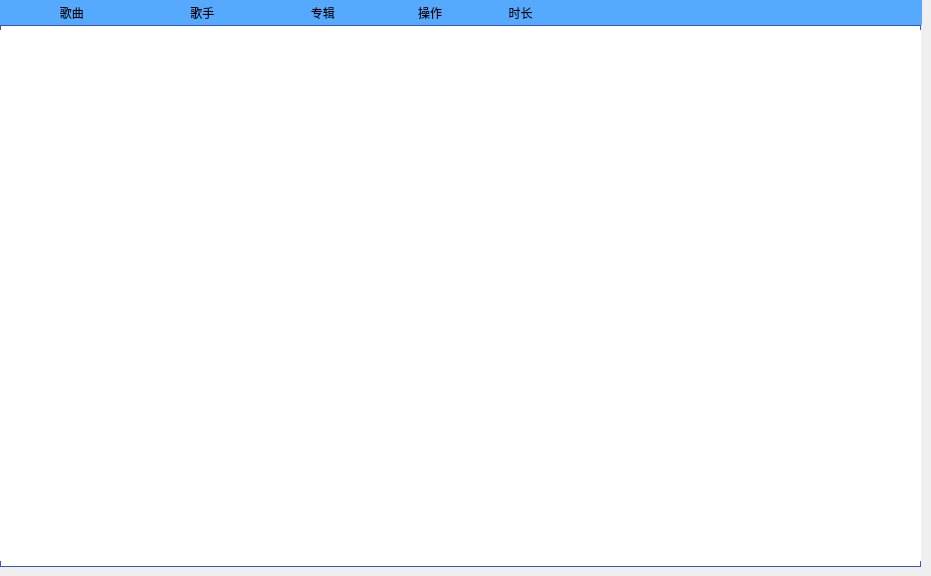
    <widget class="QWidget" name="page_2">
     <widget class="QTableWidget" name="tableWidget">
      <property name="geometry">
       <rect>
        <x>0</x>
        <y>25</y>
        <width>921</width>
        <height>542</height>
       </rect>
      </property>
      <property name="font">
       <font>
        <weight>75</weight>
        <bold>true</bold>
       </font>
      </property>
      <property name="contextMenuPolicy">
       <enum>Qt::DefaultContextMenu</enum>
      </property>
      <property name="styleSheet">
       <string notr="true">QTableWidget{
background-color: rgb(116, 116, 116);
background:rgba(255, 255, 255, 255);
border:1px solid rgb(53, 86, 195);
color: rgb(103, 103, 103);
}

/*底面*/
QTableWidget::item:selected{
background-color: rgb(116, 116, 116);
background: rgba(229, 229, 229,200);

}
/*选中*/



QHeaderView::section{
text-align:center;
background-color: rgb(25, 134, 189);
padding:3px;
margin:0px;
color: rgb(255, 255, 255);
border:1px solid rgba(229, 229, 229,50);
border-left-width:0;
}
/*表头*/
</string>
      </property>
      <property name="frameShadow">
       <enum>QFrame::Plain</enum>
      </property>
      <property name="lineWidth">
       <number>1</number>
      </property>
      <property name="rowCount">
       <number>0</number>
      </property>
      <attribute name="horizontalHeaderVisible">
       <bool>false</bool>
      </attribute>
      <attribute name="horizontalHeaderCascadingSectionResizes">
       <bool>true</bool>
      </attribute>
      <attribute name="horizontalHeaderDefaultSectionSize">
       <number>109</number>
      </attribute>
      <attribute name="horizontalHeaderHighlightSections">
       <bool>true</bool>
      </attribute>
      <attribute name="horizontalHeaderMinimumSectionSize">
       <number>25</number>
      </attribute>
      <attribute name="horizontalHeaderShowSortIndicator" stdset="0">
       <bool>true</bool>
      </attribute>
      <attribute name="horizontalHeaderStretchLastSection">
       <bool>true</bool>
      </attribute>
      <attribute name="verticalHeaderVisible">
       <bool>false</bool>
      </attribute>
      <column>
       <property name="text">
        <string>歌曲</string>
       </property>
      </column>
      <column>
       <property name="text">
        <string>歌手</string>
       </property>
      </column>
      <column>
       <property name="text">
        <string>专辑</string>
       </property>
      </column>
      <column>
       <property name="text">
        <string>操作</string>
       </property>
      </column>
      <column>
       <property name="text">
        <string>时长</string>
       </property>
      </column>
     </widget>
     <widget class="QLabel" name="label_29">
      <property name="geometry">
       <rect>
        <x>0</x>
        <y>0</y>
        <width>922</width>
        <height>25</height>
       </rect>
      </property>
      <property name="styleSheet">
       <string notr="true">background-color: rgb(85, 170, 255);</string>
      </property>
      <property name="text">
       <string>                  歌曲                                歌手                             专辑                         操作                    时长</string>
      </property>
     </widget>
     <widget class="QLabel" name="label_28">
      <property name="geometry">
       <rect>
        <x>0</x>
        <y>30</y>
        <width>921</width>
        <height>531</height>
       </rect>
      </property>
      <property name="styleSheet">
       <string notr="true">background-color: rgb(255, 255, 255);</string>
      </property>
      <property name="text">
       <string/>
      </property>
     </widget>
     <widget class="QLabel" name="label_17">
      <property name="geometry">
       <rect>
        <x>376</x>
        <y>210</y>
        <width>140</width>
        <height>100</height>
       </rect>
      </property>
      <property name="styleSheet">
       <string notr="true"/>
      </property>
      <property name="text">
       <string/>
      </property>
     </widget>
    </widget>
